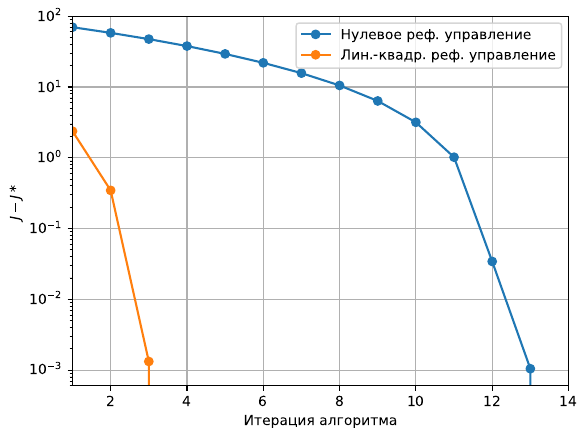

Source code (Python):
#!/usr/bin/python3
'''
    START = empty | dummy
    ITER = 5 
    GRAPH = animation | endpoint | pendulum
'''

'''
    Трёхсекционный дискретный маятник
    
        z^{k+1} = z^{k} + \Delta t * f(z^{k}, u^{k})

    c управлением u, минимизирующем

        J = \langle x - x^{N}, Q_N (x - x^{N}) \\rangle + \sum_{k=0}^{N-1} ( \langle x^{k}, Q x^{k} \\rangle + \langle u^{k}, R u^{k} \\rangle) 

    let u_nominal == 0, x_nominal - corresponding trajectory:
        u = u_nominal + delta_u
        x = x_nominal + delta_x
    
    delta_x^{k+1} = A^{k} * delta_x^{k} + B^{k} * delta_u^{k}

'''
import os
from typing import List
from common import Vector, Matrix, Model, trajectory, end_effector
from common import t_start, z_start, t_final, l, m, I, g, delta_t
import graphic
import control
import cost

from precalculated import fk, fk_u, fk_z, M, L

import numpy as np

import matplotlib.pyplot as plt
from matplotlib.lines import Line2D
from tqdm import tqdm

if False:
    lqr_cost = [2.827790747247821, 0.8019510559005684, 0.45734151090075237, 0.4560181402567976]
    empty_cost = [70.37746380020212, 58.59558697629737, 47.91318130772849, 38.29744369196915, 29.779676332919372, 22.397019743585787, 16.143297225204737, 10.966151791412665, 6.802060919316443, 3.6236686101711326, 1.4740907129469702, 0.49028857749956295, 0.4570647599846641, 0.456019484491975]

    fig = plt.figure()
    ax = fig.add_subplot(1, 1, 1)

    ax.plot(list(range(1, len(empty_cost)+1)), [c - empty_cost[len(empty_cost) - 1] for c in empty_cost], 'o-')
    ax.plot(list(range(1, len(lqr_cost)+1)), [c - lqr_cost[len(lqr_cost) - 1] for c in lqr_cost], 'o-')
    ax.set_yscale('log')
    ax.grid(True)
    ax.set_xlim([1, 14])
    ax.set_ylim([0, 100])
    ax.set_xlabel('Итерация алгоритма')
    ax.set_ylabel('$J - J*$')
    ax.legend(["Нулевое реф. управление", "Лин.-квадр. реф. управление"])
    plt.savefig('compare.pdf', format='pdf', bbox_inches='tight', dpi=1200)
    #plt.show()

    exit()
# Входные даннные

z_final = Vector([-0.5, 1.1, 1.4, -5.0, -5.0, -5.0])
l = [0.7, 0.7, 1.6]

Q_final = 1000000.0 *Matrix([
    [1.0, 0.0, 0.0, 0.0, 0.0, 0.0],
    [0.0, 1.0, 0.0, 0.0, 0.0, 0.0],
    [0.0, 0.0, 1.0, 0.0, 0.0, 0.0],
    [0.0, 0.0, 0.0, 0.0, 0.0, 0.0],
    [0.0, 0.0, 0.0, 0.0, 0.0, 0.0],
    [0.0, 0.0, 0.0, 0.0, 0.0, 0.0],
])
Q = Matrix([
    [1.0, 0.0, 0.0, 0.0, 0.0, 0.0],
    [0.0, 1.0, 0.0, 0.0, 0.0, 0.0],
    [0.0, 0.0, 1.0, 0.0, 0.0, 0.0],
    [0.0, 0.0, 0.0, 1.0, 0.0, 0.0],
    [0.0, 0.0, 0.0, 0.0, 1.0, 0.0],
    [0.0, 0.0, 0.0, 0.0, 0.0, 1.0],
])
R = Matrix([
    [1.0, 0.0, 0.0],
    [0.0, 1.0, 0.0],
    [0.0, 0.0, 1.0],
])

# Алгоритм
delta_t = 0.001
N = int(np.ceil((t_final - t_start) / delta_t))

t = np.arange(t_start, t_final, delta_t)

model = Model(l, m, I, g)

start = os.getenv('START', default='empty')
if start == 'empty':
    u_nominal = control.Empty(model, fk, z_start, t_start, t_final, delta_t)
elif start == 'dummy':
    u_nominal = control.Dummy(model, M, L, z_start, t_start, z_final, t_final, delta_t)
elif start == 'lqr':
    u_nominal = control.LQR(model, M, L, z_start, t_start, z_final, t_final, delta_t)
else:
    raise Exception('Unexpected start control kind')

z_nominal = trajectory(model, fk, z_start, u_nominal, delta_t)

if True:
    builder = control.Iterative3(
        f_z = lambda z, u, step: fk_z(model, z, u, step),
        f_u = lambda z, u, step: fk_u(model, z, u, step),
        qf = 100.0 * cost.TargetFinal(z_final),
        q = delta_t * cost.DummyPhase(),
        r = delta_t *  cost.Energy(),
        step = delta_t,
        max_d=100.0,
    )

def full_cost(u, z)->float:
    if isinstance(z, list):
        N = len(z)
    else:
        N = z.shape[0]

    result = 0
    for k in range(N-1):
        result += delta_t * cost.Energy().cost(u[k], delta_t)
        result += delta_t * cost.DummyPhase().cost(z[k], delta_t)
    result += 100.0 * cost.TargetFinal(z_final).cost(z[N-1], delta_t)
    return result / 100.0

u_nominal = control.LQR(model, M, L, z_start, t_start, z_final, t_final, delta_t)
z_nominal = trajectory(model, fk, z_start, u_nominal, delta_t)

lqr_cost = []
for i in range(4):
    print('%d iteration started' % (i+1))
    u = builder.improve(z_nominal, u_nominal)
    z = trajectory(model, fk, z_start, u, delta_t)
    lqr_cost += [full_cost(u, z)]
    z_nominal = z
    u_nominal = u

u_nominal = u_nominal = control.Empty(model, fk, z_start, t_start, t_final, delta_t)
z_nominal = trajectory(model, fk, z_start, u_nominal, delta_t)

empty_cost = []
for i in range(15):
    print('%d iteration started' % (i+1))
    u = builder.improve(z_nominal, u_nominal)
    z = trajectory(model, fk, z_start, u, delta_t)
    empty_cost += [full_cost(u, z)]
    z_nominal = z
    u_nominal = u
print(lqr_cost)
print(empty_cost)
#plt.plot(list(range(1, len(lqr_cost)+1)), [c - lqr_cost[len(lqr_cost) - 1] for c in lqr_cost])
#plt.plot(list(range(1, len(empty_cost)+1)), [c - empty_cost[len(empty_cost) - 1] for c in empty_cost])
#plt.show()
